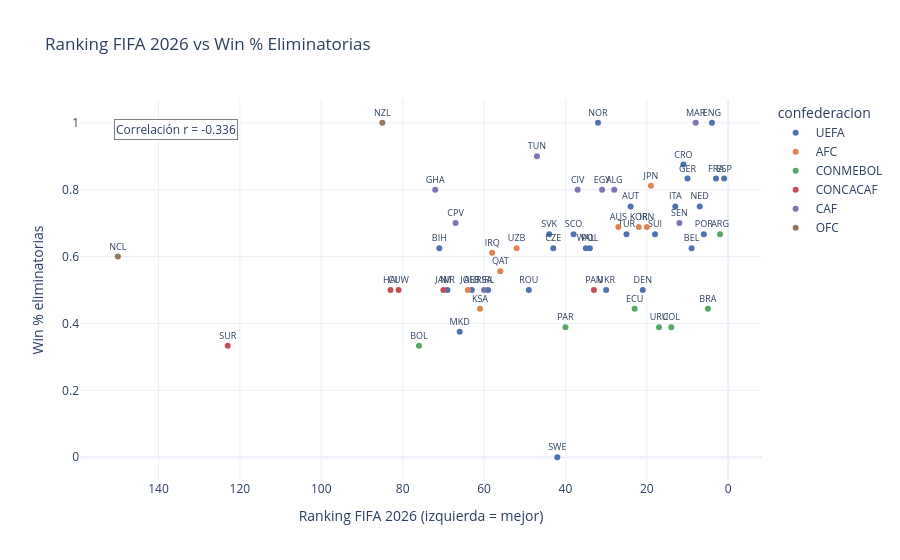

Notebook cell for this chart:
### Code cell
df_u3 = df_unified.dropna(subset=['ranking_2026','win_pct_elim'])
df_u3 = df_u3[df_u3['pj_elim'] > 0]

fig = px.scatter(
    df_u3,
    x='ranking_2026', y='win_pct_elim',
    color='confederacion', text='country_code',
    color_discrete_map=CONF_PALETTE,
    title='Ranking FIFA 2026 vs Win % Eliminatorias',
    labels={'ranking_2026': 'Ranking FIFA 2026', 'win_pct_elim': 'Win % eliminatorias'},
    hover_data=['nombre_completo','status'],
    template='plotly_white', width=900, height=560
)
fig.update_xaxes(autorange='reversed', title='Ranking FIFA 2026 (izquierda = mejor)')
fig.update_traces(textposition='top center', textfont_size=9)
r3 = df_u3[['ranking_2026','win_pct_elim']].corr().iloc[0,1]
fig.add_annotation(x=0.05, y=0.95, xref='paper', yref='paper',
                   text=f'Correlación r = {r3:.3f}', showarrow=False,
                   bgcolor='white', bordercolor='gray')
fig.show()

### Figure 1 — Plotly figure (JSON) as saved in the notebook; plotly's stock layout.template omitted (floating-point values rounded to 4 significant figures)
{"data": [{"customdata": [["Norway", "confirmed"], ["England", "confirmed"], ["Croatia", "confirmed"], ["Netherlands", "confirmed"], ["Austria", "confirmed"], ["Belgium", "confirmed"], ["Spain", "confirmed"], ["France", "confirmed"], ["Germany", "confirmed"], ["Switzerland", "confirmed"], ["Scotland", "confirmed"], ["Portugal", "confirmed"], ["Italy", "playoff"], ["Bosnia and Herzegovina", "playoff"], ["Poland", "playoff"], ["Czech Republic", "playoff"], ["Wales", "playoff"], ["Albania", "playoff"], ["North Macedonia", "playoff"], ["Romania", "playoff"], ["Turkey", "playoff"], ["Slovakia", "playoff"], ["Denmark", "playoff"], ["Republic of Ireland", "playoff"], ["Ukraine", "playoff"], ["Northern Ireland", "playoff"], ["Sweden", "playoff"]], "hovertemplate": "confederacion=UEFA<br>Ranking FIFA 2026=%{x}<br>Win % eliminatorias=%{y}<br>country_code=%{text}<br>nombre_completo=%{customdata[0]}<br>status=%{customdata[1]}<extra></extra>", "legendgroup": "UEFA", "marker": {"color": "#4C72B0", "symbol": "circle"}, "mode": "markers+text", "name": "UEFA", "orientation": "v", "showlegend": true, "text": ["NOR", "ENG", "CRO", "NED", "AUT", "BEL", "ESP", "FRA", "GER", "SUI", "SCO", "POR", "ITA", "BIH", "POL", "CZE", "WAL", "ALB", "MKD", "ROU", "TUR", "SVK", "DEN", "IRL", "UKR", "NIR", "SWE"], "textfont": {"size": 9}, "textposition": "top center", "type": "scatter", "x": [32, 4, 11, 7, 24, 9, 1, 3, 10, 18, 38, 6, 13, 71, 34, 43, 35, 63, 66, 49, 25, 44, 21, 59, 30, 69, 42], "xaxis": "x", "y": [1, 1, 0.875, 0.75, 0.75, 0.625, 0.833, 0.833, 0.833, 0.667, 0.667, 0.667, 0.75, 0.625, 0.625, 0.625, 0.625, 0.5, 0.375, 0.5, 0.667, 0.667, 0.5, 0.5, 0.5, 0.5, 0], "yaxis": "y"}, {"customdata": [["Qatar", "confirmed"], ["Japan", "confirmed"], ["South Korea", "confirmed"], ["Iran", "confirmed"], ["Uzbekistan", "confirmed"], ["Iraq", "playoff"], ["Jordan", "confirmed"], ["Saudi Arabia", "confirmed"], ["Australia", "confirmed"]], "hovertemplate": "confederacion=AFC<br>Ranking FIFA 2026=%{x}<br>Win % eliminatorias=%{y}<br>country_code=%{text}<br>nombre_completo=%{customdata[0]}<br>status=%{customdata[1]}<extra></extra>", "legendgroup": "AFC", "marker": {"color": "#DD8452", "symbol": "circle"}, "mode": "markers+text", "name": "AFC", "orientation": "v", "showlegend": true, "text": ["QAT", "JPN", "KOR", "IRN", "UZB", "IRQ", "JOR", "KSA", "AUS"], "textfont": {"size": 9}, "textposition": "top center", "type": "scatter", "x": [56, 19, 22, 20, 52, 58, 64, 61, 27], "xaxis": "x", "y": [0.556, 0.812, 0.688, 0.688, 0.625, 0.611, 0.5, 0.444, 0.688], "yaxis": "y"}, {"customdata": [["Argentina", "confirmed"], ["Ecuador", "confirmed"], ["Colombia", "confirmed"], ["Uruguay", "confirmed"], ["Brazil", "confirmed"], ["Paraguay", "confirmed"], ["Bolivia", "playoff"]], "hovertemplate": "confederacion=CONMEBOL<br>Ranking FIFA 2026=%{x}<br>Win % eliminatorias=%{y}<br>country_code=%{text}<br>nombre_completo=%{customdata[0]}<br>status=%{customdata[1]}<extra></extra>", "legendgroup": "CONMEBOL", "marker": {"color": "#55A868", "symbol": "circle"}, "mode": "markers+text", "name": "CONMEBOL", "orientation": "v", "showlegend": true, "text": ["ARG", "ECU", "COL", "URU", "BRA", "PAR", "BOL"], "textfont": {"size": 9}, "textposition": "top center", "type": "scatter", "x": [2, 23, 14, 17, 5, 40, 76], "xaxis": "x", "y": [0.667, 0.444, 0.389, 0.389, 0.444, 0.389, 0.333], "yaxis": "y"}, {"customdata": [["Curaçao", "confirmed"], ["Panama", "confirmed"], ["Jamaica", "playoff"], ["Haiti", "confirmed"], ["Suriname", "playoff"]], "hovertemplate": "confederacion=CONCACAF<br>Ranking FIFA 2026=%{x}<br>Win % eliminatorias=%{y}<br>country_code=%{text}<br>nombre_completo=%{customdata[0]}<br>status=%{customdata[1]}<extra></extra>", "legendgroup": "CONCACAF", "marker": {"color": "#C44E52", "symbol": "circle"}, "mode": "markers+text", "name": "CONCACAF", "orientation": "v", "showlegend": true, "text": ["CUW", "PAN", "JAM", "HAI", "SUR"], "textfont": {"size": 9}, "textposition": "top center", "type": "scatter", "x": [81, 33, 70, 83, 123], "xaxis": "x", "y": [0.5, 0.5, 0.5, 0.5, 0.333], "yaxis": "y"}, {"customdata": [["Tunisia", "confirmed"], ["Côte d'Ivoire", "confirmed"], ["Egypt", "confirmed"], ["Ghana", "confirmed"], ["Algeria", "confirmed"], ["Senegal", "confirmed"], ["Morocco", "confirmed"], ["Cape Verde", "confirmed"], ["South Africa", "confirmed"]], "hovertemplate": "confederacion=CAF<br>Ranking FIFA 2026=%{x}<br>Win % eliminatorias=%{y}<br>country_code=%{text}<br>nombre_completo=%{customdata[0]}<br>status=%{customdata[1]}<extra></extra>", "legendgroup": "CAF", "marker": {"color": "#8172B2", "symbol": "circle"}, "mode": "markers+text", "name": "CAF", "orientation": "v", "showlegend": true, "text": ["TUN", "CIV", "EGY", "GHA", "ALG", "SEN", "MAR", "CPV", "RSA"], "textfont": {"size": 9}, "textposition": "top center", "type": "scatter", "x": [47, 37, 31, 72, 28, 12, 8, 67, 60], "xaxis": "x", "y": [0.9, 0.8, 0.8, 0.8, 0.8, 0.7, 1, 0.7, 0.5], "yaxis": "y"}, {"customdata": [["New Zealand", "confirmed"], ["New Caledonia", "playoff"]], "hovertemplate": "confederacion=OFC<br>Ranking FIFA 2026=%{x}<br>Win % eliminatorias=%{y}<br>country_code=%{text}<br>nombre_completo=%{customdata[0]}<br>status=%{customdata[1]}<extra></extra>", "legendgroup": "OFC", "marker": {"color": "#937860", "symbol": "circle"}, "mode": "markers+text", "name": "OFC", "orientation": "v", "showlegend": true, "text": ["NZL", "NCL"], "textfont": {"size": 9}, "textposition": "top center", "type": "scatter", "x": [85, 150], "xaxis": "x", "y": [1, 0.6], "yaxis": "y"}], "layout": {"annotations": [{"bgcolor": "white", "bordercolor": "gray", "showarrow": false, "text": "Correlación r = -0.336", "x": 0.05, "xref": "paper", "y": 0.95, "yref": "paper"}], "height": 560, "legend": {"title": {"text": "confederacion"}, "tracegroupgap": 0}, "title": {"text": "Ranking FIFA 2026 vs Win % Eliminatorias"}, "width": 900, "xaxis": {"anchor": "y", "autorange": "reversed", "domain": [0, 1], "title": {"text": "Ranking FIFA 2026 (izquierda = mejor)"}}, "yaxis": {"anchor": "x", "domain": [0, 1], "title": {"text": "Win % eliminatorias"}}}}
